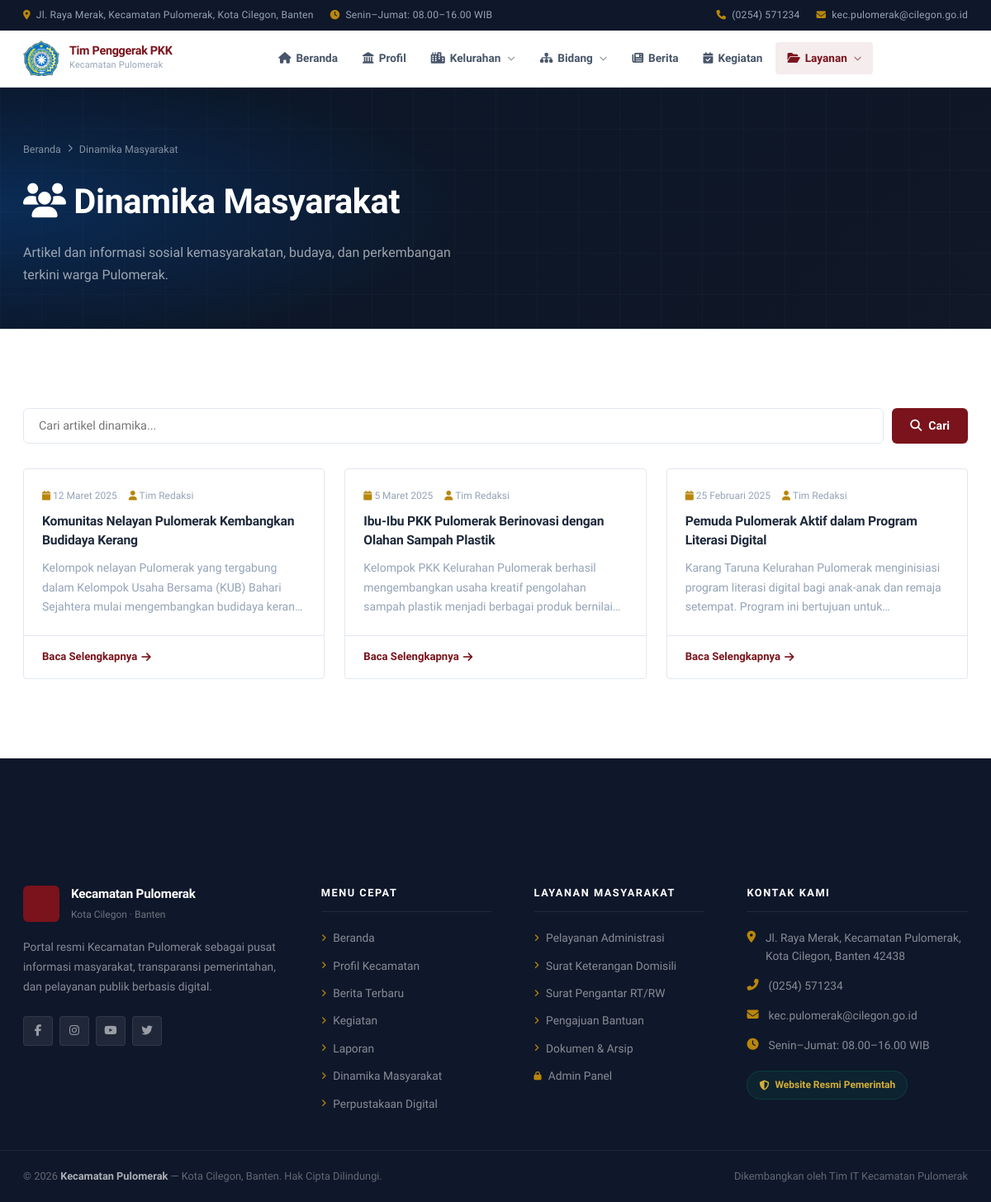
Page /dinamika.php on the earlier database version.
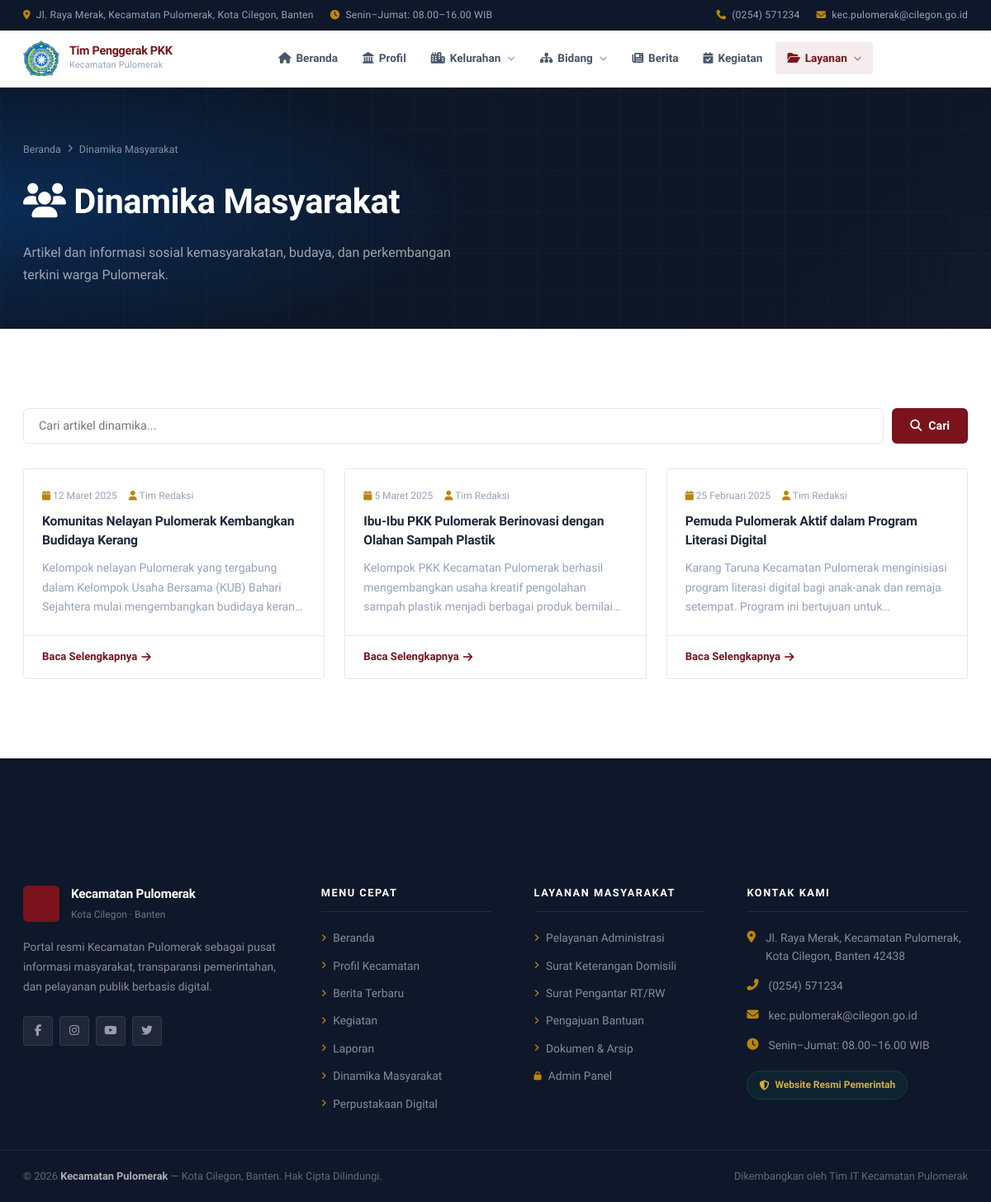
Same page on the later database version.
### tables this page shows
CREATE TABLE `dinamika` (
  `id`         INT(11)      NOT NULL AUTO_INCREMENT,
  `judul`      VARCHAR(255) NOT NULL,
  `isi`        TEXT         NOT NULL,
  `kategori`   VARCHAR(100) DEFAULT NULL,
  `penulis`    VARCHAR(100) DEFAULT 'Admin Kelurahan',
  `gambar`     VARCHAR(255) DEFAULT NULL,
  `tgl_post`   DATE         NOT NULL,
  `created_at` TIMESTAMP    NOT NULL DEFAULT CURRENT_TIMESTAMP,
  PRIMARY KEY (`id`),
  KEY `idx_tgl` (`tgl_post`)
);

### include/functions.php (called while the page is built, shortened)
<?php
function e($str) {
    return htmlspecialchars($str ?? '', ENT_QUOTES, 'UTF-8');
}
function formatTanggal($date, $format = 'full') {
    $bulan = [
        1 => 'Januari', 2 => 'Februari', 3 => 'Maret', 4 => 'April',
        5 => 'Mei', 6 => 'Juni', 7 => 'Juli', 8 => 'Agustus',
        9 => 'September', 10 => 'Oktober', 11 => 'November', 12 => 'Desember'
    ];
    $ts = strtotime($date);
    $d  = date('j', $ts);
    $m  = $bulan[(int)date('n', $ts)];
    $y  = date('Y', $ts);
    return "$d $m $y";
}
function truncate($str, $len = 150) {
    $str = strip_tags($str);
    return mb_substr($str, 0, $len) . '...';
}
?>

### dinamika.php (the view, shortened to what this page needs)
<?php
require_once 'include/config.php';
require_once 'include/functions.php';
$page    = max(1, (int)($_GET['page'] ?? 1));
$perPage = 9;
$offset  = ($page - 1) * $perPage;
$search  = trim($_GET['q'] ?? '');
$where = '1=1'; $params = []; $types = '';
$stmtL = $conn->prepare("SELECT * FROM dinamika WHERE $where ORDER BY tgl_post DESC LIMIT ? OFFSET ?");
$p2 = array_merge($params, [$perPage, $offset]);
$t2 = $types . 'ii';
$stmtL->bind_param($t2, ...$p2);
$stmtL->execute();
$list = $stmtL->get_result();
include 'include/header.php';
?>
<div class="page-hero">
    <div class="container page-hero-content">
        <div class="breadcrumb">
            <a href="<?= SITE_URL ?>/">Beranda</a> <i class="fas fa-chevron-right"></i> <span>Dinamika Masyarakat</span>
        </div>
        <h1><i class="fas fa-users"></i> Dinamika Masyarakat</h1>
        <p>Artikel dan informasi sosial kemasyarakatan, budaya, dan perkembangan terkini warga Pulomerak.</p>
    </div>
</div>
<section class="section">
    <div class="container">
        <form method="GET" action="dinamika.php">
            <div class="search-bar">
                <input type="text" name="q" value="<?= e($search) ?>" placeholder="Cari artikel dinamika..." class="search-input">
                <button type="submit" class="search-btn"><i class="fas fa-search"></i> Cari</button>
            </div>
        </form>
        <?php if ($list->num_rows === 0): ?>
            <div class="empty-state">
                <i class="fas fa-users"></i>
                <h3>Belum Ada Konten</h3>
                <p>Artikel dinamika masyarakat akan segera ditambahkan.</p>
            </div>
        <?php else: ?>
            <div class="artikel-grid">
                <?php while ($d = $list->fetch_assoc()): ?>
                    <div class="card reveal">
                        <div class="card-body">
                            <div class="card-meta">
                                <span><i class="fas fa-calendar"></i> <?= formatTanggal($d['tgl_post']) ?></span>
                                <?php if (!empty($d['penulis'])): ?>
                                    <span><i class="fas fa-user"></i> <?= e($d['penulis']) ?></span>
                                <?php endif; ?>
                            </div>
                            <h3 class="card-title"><?= e($d['judul']) ?></h3>
                            <p class="card-text"><?= truncate($d['isi'], 150) ?></p>
                        </div>
                        <div class="card-footer">
                            <a href="dinamika-detail.php?id=<?= $d['id'] ?>" class="card-link">
                                Baca Selengkapnya <i class="fas fa-arrow-right"></i>
                            </a>
                        </div>
                    </div>
                <?php endwhile; ?>
            </div>
        <?php endif; ?>
    </div>
</section>
<?php include 'include/footer.php'; ?>

### include/header.php (shortened to what this page needs)
<?php
require_once __DIR__ . '/functions.php';
$currentPage = basename($_SERVER['PHP_SELF'], '.php');
?>
<!DOCTYPE html>
<html lang="id">
<head>
    <link rel="stylesheet" href="https://cdnjs.cloudflare.com/ajax/libs/font-awesome/6.5.0/css/all.min.css">
    <link rel="stylesheet" href="<?= SITE_URL ?>/assets/css/style.css">
</head>
<body>
<div class="topbar">
    <div class="container topbar-inner">
        <div class="topbar-left">
            <span><i class="fas fa-map-marker-alt"></i> Jl. Raya Merak, Kecamatan Pulomerak, Kota Cilegon, Banten</span>
            <span><i class="fas fa-clock"></i> Senin–Jumat: 08.00–16.00 WIB</span>
        </div>
        <div class="topbar-right">
            <a href="tel:+62-254-571234"><i class="fas fa-phone"></i> (0254) 571234</a>
            <a href="mailto:kec.pulomerak@cilegon.go.id"><i class="fas fa-envelope"></i> kec.pulomerak@cilegon.go.id</a>
        </div>
    </div>
</div>
<nav class="navbar" id="mainNav">
    <div class="container navbar-inner">
        <a href="<?= SITE_URL ?>/" class="navbar-brand">
            <div class="logo-icon" style="background: transparent; border-radius: 0;">
                <img src="<?= SITE_URL ?>/assets/img/pkk_logo.png" alt="Logo PKK" onerror="this.style.display='none';this.nextElementSibling.style.display='flex'" style="object-fit: contain;">
            </div>
            <div class="logo-text">
                <span class="logo-title">Tim Penggerak PKK</span>
                <span class="logo-sub">Kecamatan Pulomerak</span>
            </div>
        </a>
        <ul class="nav-menu" id="navMenu">
            <li class="nav-item <?= $currentPage === 'index' ? 'active' : '' ?>">
                <a href="<?= SITE_URL ?>/" class="nav-link"><i class="fas fa-home"></i> Beranda</a>
            </li>
            <li class="nav-item <?= $currentPage === 'profil' ? 'active' : '' ?>">
                <a href="<?= SITE_URL ?>/profil.php" class="nav-link"><i class="fas fa-landmark"></i> Profil</a>
            </li>
            <li class="nav-item has-dropdown <?= in_array($currentPage, ['kelurahan','kelurahan-detail']) ? 'active' : '' ?>">
                <a href="<?= SITE_URL ?>/kelurahan.php" class="nav-link"><i class="fas fa-city"></i> Kelurahan <i class="fas fa-chevron-down arrow"></i></a>
            </li>
            <li class="nav-item has-dropdown <?= in_array($currentPage, ['bidang-detail']) ? 'active' : '' ?>">
            <a href="<?= SITE_URL ?>/bidang-detail.php?slug=sekretariat" class="nav-link"><i class="fas fa-sitemap"></i> Bidang <i class="fas fa-chevron-down arrow"></i></a>
        </li>
        <li class="nav-item <?= $currentPage === 'berita' || $currentPage === 'berita-detail' ? 'active' : '' ?>">
                <a href="<?= SITE_URL ?>/berita.php" class="nav-link"><i class="fas fa-newspaper"></i> Berita</a>
            </li>
            <li class="nav-item <?= $currentPage === 'kegiatan' ? 'active' : '' ?>">
                <a href="<?= SITE_URL ?>/kegiatan.php" class="nav-link"><i class="fas fa-calendar-check"></i> Kegiatan</a>
            </li>
            <li class="nav-item has-dropdown <?= in_array($currentPage, ['laporan','dinamika','perpustakaan']) ? 'active' : '' ?>">
                <a href="#" class="nav-link"><i class="fas fa-folder-open"></i> Layanan <i class="fas fa-chevron-down arrow"></i></a>
            </li>
        </ul>
    </div>
</nav>

### include/footer.php (shortened to what this page needs)
<footer class="footer">
    <div class="footer-wave">
        <svg viewBox="0 0 1200 80" preserveAspectRatio="none"><path d="M0,40 C300,80 900,0 1200,40 L1200,80 L0,80 Z" fill="var(--gray-900)"/></svg>
    </div>
    <div class="footer-main">
        <div class="container footer-grid">
            <div class="footer-col">
                <div class="footer-brand">
                    <div class="footer-logo-wrap">
                    </div>
                    <div>
                        <h3>Kecamatan Pulomerak</h3>
                        <p class="footer-tagline">Kota Cilegon · Banten</p>
                    </div>
                </div>
                <p class="footer-desc">
                    Portal resmi Kecamatan Pulomerak sebagai pusat informasi masyarakat,
                    transparansi pemerintahan, dan pelayanan publik berbasis digital.
                </p>
                <div class="footer-social">
                    <a href="#" title="Facebook"><i class="fab fa-facebook-f"></i></a>
                    <a href="#" title="Instagram"><i class="fab fa-instagram"></i></a>
                    <a href="#" title="YouTube"><i class="fab fa-youtube"></i></a>
                    <a href="#" title="Twitter/X"><i class="fab fa-twitter"></i></a>
                </div>
            </div>
            <div class="footer-col">
                <h4 class="footer-heading">Menu Cepat</h4>
                <ul class="footer-links">
                    <li><a href="<?= SITE_URL ?>/"><i class="fas fa-angle-right"></i> Beranda</a></li>
                    <li><a href="<?= SITE_URL ?>/profil.php"><i class="fas fa-angle-right"></i> Profil Kecamatan</a></li>
                    <li><a href="<?= SITE_URL ?>/berita.php"><i class="fas fa-angle-right"></i> Berita Terbaru</a></li>
                    <li><a href="<?= SITE_URL ?>/kegiatan.php"><i class="fas fa-angle-right"></i> Kegiatan</a></li>
                    <li><a href="<?= SITE_URL ?>/laporan.php"><i class="fas fa-angle-right"></i> Laporan</a></li>
                    <li><a href="<?= SITE_URL ?>/dinamika.php"><i class="fas fa-angle-right"></i> Dinamika Masyarakat</a></li>
                    <li><a href="<?= SITE_URL ?>/perpustakaan.php"><i class="fas fa-angle-right"></i> Perpustakaan Digital</a></li>
                </ul>
            </div>
            <div class="footer-col">
                <h4 class="footer-heading">Layanan Masyarakat</h4>
                <ul class="footer-links">
                    <li><a href="#"><i class="fas fa-angle-right"></i> Pelayanan Administrasi</a></li>
                    <li><a href="#"><i class="fas fa-angle-right"></i> Surat Keterangan Domisili</a></li>
                    <li><a href="#"><i class="fas fa-angle-right"></i> Surat Pengantar RT/RW</a></li>
                    <li><a href="#"><i class="fas fa-angle-right"></i> Pengajuan Bantuan</a></li>
                    <li><a href="<?= SITE_URL ?>/perpustakaan.php"><i class="fas fa-angle-right"></i> Dokumen & Arsip</a></li>
                    <li><a href="<?= SITE_URL ?>/admin/login.php"><i class="fas fa-lock"></i> Admin Panel</a></li>
                </ul>
            </div>
            <div class="footer-col">
                <h4 class="footer-heading">Kontak Kami</h4>
                <ul class="footer-contact">
                    <li>
                        <i class="fas fa-map-marker-alt"></i>
                        <span>Jl. Raya Merak, Kecamatan Pulomerak, Kota Cilegon, Banten 42438</span>
                    </li>
                    <li>
                        <i class="fas fa-phone-alt"></i>
                        <span>(0254) 571234</span>
                    </li>
                    <li>
                        <i class="fas fa-envelope"></i>
                        <span>kec.pulomerak@cilegon.go.id</span>
                    </li>
                    <li>
                        <i class="fas fa-clock"></i>
                        <span>Senin–Jumat: 08.00–16.00 WIB</span>
                    </li>
                </ul>
                <div class="footer-badge">
                    <i class="fas fa-shield-halved"></i>
                    <span>Website Resmi Pemerintah</span>
                </div>
            </div>
        </div>
    </div>
    <div class="footer-bottom">
        <div class="container footer-bottom-inner">
            <p>&copy; <?= date('Y') ?> <strong>Kecamatan Pulomerak</strong> — Kota Cilegon, Banten. Hak Cipta Dilindungi.</p>
            <p>Dikembangkan oleh Tim IT Kecamatan Pulomerak</p>
        </div>
    </div>
</footer>
</body>
</html>

Differences in the rows shown:
changed dinamika "Ibu-Ibu PKK Pulomerak Berinovasi dengan Olahan Sampah Plastik": isi "Kelompok PKK Kelurahan Pulomerak berhasil mengembangkan usaha kreatif pengolahan sampah plastik menjadi berbagai produk…" → "Kelompok PKK Kecamatan Pulomerak berhasil mengembangkan usaha kreatif pengolahan sampah plastik menjadi berbagai produk…"
changed dinamika "Pemuda Pulomerak Aktif dalam Program Literasi Digital": isi "Karang Taruna Kelurahan Pulomerak menginisiasi program literasi digital bagi anak-anak dan remaja setempat. Program ini bertujuan…" → "Karang Taruna Kecamatan Pulomerak menginisiasi program literasi digital bagi anak-anak dan remaja setempat. Program ini bertujuan…"
